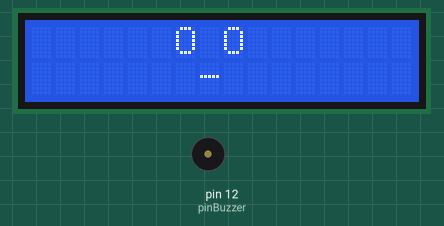
The sketch below on a simulated Arduino Uno, built with avr-gcc and run on an emulated ATmega328P. Shown: 16×2 character LCD, buzzer (waves = sounding).

Above: at 0.2 s.
At 4.56 s:
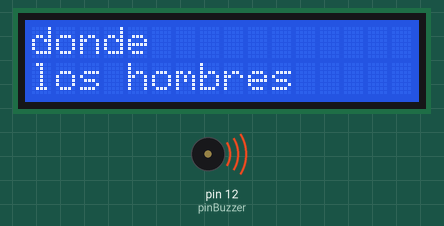
At 22.7 s:
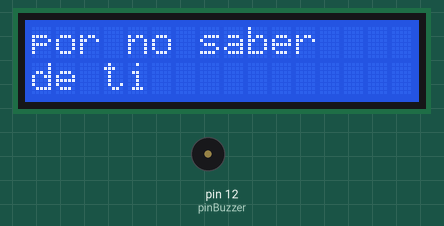
At 36.7 s:
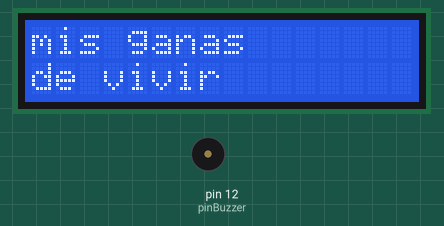
Timing chart, 0 to 40.0 s (numbered marks = the images above):
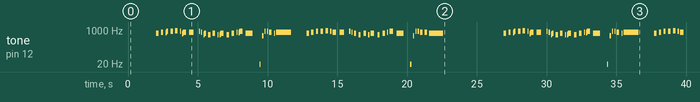

Measured:
- by itself, tone on pin 12 (pinBuzzer): plays 699 Hz for 0.17 s, 784 Hz for 0.17 s, 739 Hz for 0.01 s, 783 Hz for 0.01 s, 830 Hz for 0.01 s, 880 Hz for 0.14 s … (118 notes in this stretch)

The sketch:

AlmaMisioneraI2C.ino
```cpp
// Alma Misionera - version LCD I2C (backpack PCF8574) + buzzer pasivo
// Adaptado de la transcripcion de Roco (Rocoblog):
// https://rocoblog.blogspot.com/2022/04/musica-con-arduino-uno-y-un-buzzer.html
// Libreria: "LiquidCrystal I2C" de Frank de Brabander (Administrar bibliotecas)
//
// Conexiones (Arduino UNO):
//   LCD I2C : GND -> GND | VCC -> 5V | SDA -> A4 | SCL -> A5
//   Buzzer  : (+) -> D12 | (-) -> GND
#include <Wire.h>
#include <LiquidCrystal_I2C.h>

#define LCD_ADDR 0x27   // si la pantalla queda en blanco, probar 0x3F
LiquidCrystal_I2C lcd(LCD_ADDR, 16, 2);

int pinBuzzer = 12;


int C__=  261/4;
int Cs__=  277/4;
int D__ =  293/4 ;
int Ds__=  311/4;
int E__ =  329/4 ;
int F__ =  349/4 ;
int Fs__=  369/4;
int G__ =  391/4 ;
int Gs__=  415/4;
int A__ =  440/4 ;
int As__=  466/4;
int B__ =  493/4 ;


int C_ =  261/2;
int Cs_=  277/2;
int D_ =  293/2 ;
int Ds_=  311/2;
int E_ =  329/2 ;
int F_ =  349/2 ;
int Fs_=  369/2;
int G_ =  391/2 ;
int Gs_=  415/2;
int A_ =  440/2 ;
int As_=  466/2;
int B_ =  493/2 ;


int C =  261;
int Cs=  277;
int D =  293 ;
int Ds=  311;
int E =  329 ;
int F =  349 ;
int Fs=  369;
int G =  391 ;
int Gs=  415;
int A =  440 ;
int As=  466;
int B =  493 ;


int C2   =524;
int Cs2  =555;
int D2   =588;
int Ds2  =623;
int E2   =660;
int F2   =699;
int Fs2  =740;
int G2   =784;
int Gs2  =831;
int A_2   = 880;
int As2  =933;
int B2   =988;


int  C3   =524*2;
int Cs3   =555*2;
int  D3   =588*2;
int Ds3   =623*2;
int  E3   =660*2;
int  F3   =699*2;
int Fs3   =740*2;
int  G3   =784*2;
int Gs3   =831*2;
int A_3   =880*2;
int As3   =933*2;
int  B3   =988*2;

int  C4   =524*4;
int Cs4   =555*4;
int  D4   =588*4;
int Ds4   =623*4;
int  E4   =660*4;
int  F4   =699*4;
int Fs4   =740*4;
int  G4   =784*4;
int Gs4   =831*4;
int A_4   =880*4;
int As4   =933*4;
int  B4   =988*4;


int tempo =90;
int semi = 60000/( tempo * 4 *2);

int corch = 2*semi;
int negra = corch*2;
int np = corch*3;

int blanca = negra*2;
int redonda = blanca*2;
int rep = 3*negra;
int bnp = 3*negra+3*corch;

int b =blanca; int r =2*b;
int n = negra;
int c = corch;
int s = semi;
int f = s/2;
int sf = f/2;

int cp = c+s;
int Sil = 10;

int retardo = 115;

void nota(int nota, int duracion){
  tone(pinBuzzer,nota, duracion);
  delay(duracion);
  noTone(pinBuzzer);
  delay(duracion);
}


byte laDuda[8] = {
  B00000,
  B00100,
  B00000,
  B00100,
  B01000,
  B10000,
  B10001,
  B01110
};

byte Exclama[8] = {
  B00000,
  B00100,
  B00000,
  B00100,
  B00100,
  B00100,
  B00100,
  B00000
};
void setup() {
 lcd.init();
 lcd.backlight();

 lcd.createChar(7, laDuda);
 lcd.createChar(8, Exclama);

 lcd.setCursor(0,0);
 lcd.print("      O O       ");
 lcd.setCursor(0,1);
 lcd.print("       -        ");

 delay(1900);
}
void loop() {

Llevame();
DondeFalte();
 delay(n*10);
}


// fa sol do re
void Llevame(){
//  Fa # - Do #
textopan("      /         ","Llevame         ");
  nota(F2 ,c);
  nota(G2 ,c);
  nota_sf(A_2,c);
textopan("donde           ","los hombres     ");
  nota(A_2,c);
  nota(As2,c);
  nota(A_2,s);
  nota_sf( G2,cp);
  nota( G2,n);
textopan("Necesiten tus   ","palabras        ");
  nota(A_2,s);
  nota( G2,s);
  nota_sf( F2,c);
  nota( D2,c);
  nota( F2,c);
  nota( D2,s);
  nota_sf( F2,cp);
  nota( D2,c);

textopan("necesiten       ","                ");
  nota( F2,c);
  nota( G2,s);
  nota_sf(A_2,s+c);
  nota( F2,n+c);
  nota(Sil,s);
textopan("mis ganas       ","de vivir        ");
  nota(C2 ,s);
  nota(A_2,s);
  nota(A_2,s);
  nota( G2,c);
  nota( F2,s);
  nota( G2,s+3*n);
}
void DondeFalte(){
//  Fa # - Do #
textopan("Donde falte     ","                ");
  nota(F2 ,c);
  nota(G2 ,c);
  nota(A_2,c);
  nota(A_2,c);
textopan("Donde falte     ","la esperanza    ");
  nota(As2,c);
  nota(A_2,s);
  nota( G2,cp);
  nota( G2,n);
textopan("donde falte     ","                ");
  nota(A_2,s);
  nota( G2,s);
  nota( F2,c);
  nota( D2,c);
textopan("donde falte   / ","      la ALEGRIA");
  nota( F2,c);
  nota( D2,s);
  nota( F2,cp);
  nota( D2,c);

textopan("simplemente     ","                ");
  nota( F2,c);
  nota( G2,s);
  nota(A_2,s+c);
  nota( F2,n+c);
  nota(Sil,s);
textopan("por no saber    ","de ti           ");
  nota(C2 ,s);
  nota(A_2,s);
  nota(A_2,s);
  nota( G2,c);
  nota( G2,c);
  nota( F2,3*n);
}
void nota_sf6(int N ,int d ){

    int  ttt = sf/2;
    nota( N*0.70710678118 , ttt);
    nota( N*0.74915353843 , ttt);
    nota( N*0.79370052598 , ttt);
    nota( N*0.84089641525 , ttt);
    nota( N*0.89089871814 , ttt);
    nota( N*0.94387431268 , ttt);

    nota( N              , d - 6*ttt);


}
void notat_sf(int N ,int d ){

  N = N * 0.89089871814 ;
    int  ttt = sf/2;

    nota( N*0.84089641525 , ttt);
    nota( N*0.89089871814 , ttt);
    nota( N*0.94387431268 , ttt);

    nota( N              , d - 3*ttt);


}
void nota_sf(int N ,int d ){

    int  ttt = sf/2;

    nota( N*0.84089641525 , ttt);
    nota( N*0.89089871814 , ttt);
    nota( N*0.94387431268 , ttt);

    nota( N              , d - 3*ttt);


}
void textopan(String S1,String S2){

 lcd.setCursor(0,0);
 lcd.print(S1);
 lcd.setCursor(0,1);
 lcd.print(S2);


  }
  void textoAbajo(String S2){

 lcd.setCursor(0,1);
 lcd.print(S2);


  }
  void ImprimeCorcheaAbajo(int i){

  lcd.setCursor( i, 1); //put it on line 3, column 19.
  lcd.write(byte(7)); //print our custom char backslash


  }
```
